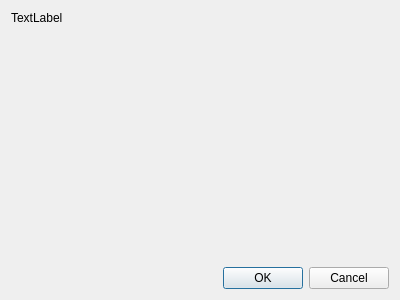
<?xml version="1.0" encoding="UTF-8"?>
<ui version="4.0">
 <class>Dialog</class>
 <widget class="QDialog" name="Dialog">
  <property name="geometry">
   <rect>
    <x>0</x>
    <y>0</y>
    <width>400</width>
    <height>300</height>
   </rect>
  </property>
  <property name="windowTitle">
   <string>Dialog</string>
  </property>
  <property name="layoutDirection">
   <enum>Qt::LeftToRight</enum>
  </property>
  <property name="locale">
   <locale language="English" country="Netherlands"/>
  </property>
  <layout class="QVBoxLayout" name="verticalLayout">
   <property name="spacing">
    <number>15</number>
   </property>
   <item>
    <widget class="QLabel" name="label">
     <property name="text">
      <string>TextLabel</string>
     </property>
     <property name="alignment">
      <set>Qt::AlignJustify|Qt::AlignTop</set>
     </property>
    </widget>
   </item>
   <item>
    <widget class="QDialogButtonBox" name="buttonBox">
     <property name="orientation">
      <enum>Qt::Horizontal</enum>
     </property>
     <property name="standardButtons">
      <set>QDialogButtonBox::Cancel|QDialogButtonBox::Ok</set>
     </property>
    </widget>
   </item>
  </layout>
 </widget>
 <resources/>
 <connections>
  <connection>
   <sender>buttonBox</sender>
   <signal>accepted()</signal>
   <receiver>Dialog</receiver>
   <slot>accept()</slot>
   <hints>
    <hint type="sourcelabel">
     <x>248</x>
     <y>254</y>
    </hint>
    <hint type="destinationlabel">
     <x>157</x>
     <y>274</y>
    </hint>
   </hints>
  </connection>
  <connection>
   <sender>buttonBox</sender>
   <signal>rejected()</signal>
   <receiver>Dialog</receiver>
   <slot>reject()</slot>
   <hints>
    <hint type="sourcelabel">
     <x>316</x>
     <y>260</y>
    </hint>
    <hint type="destinationlabel">
     <x>286</x>
     <y>274</y>
    </hint>
   </hints>
  </connection>
 </connections>
</ui>
